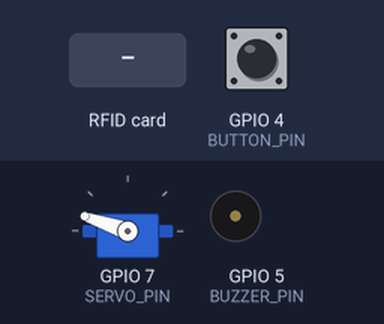
Simulated run of this sketch. Board: ESP32. Shown: servo, buzzer (waves = sounding). The inputs (shaded band) are chosen by the test bench; at power-on: GPIO 4 (BUTTON_PIN) LOW. WiFi joins after 1.5 s; servers stay silent unless stated; what the sketch prints to the serial monitor is not drawn.

Above: at 2.9 s.
3.0 s: RFID card 5E 7A 19 C4 held to the reader
At 3.94 s:
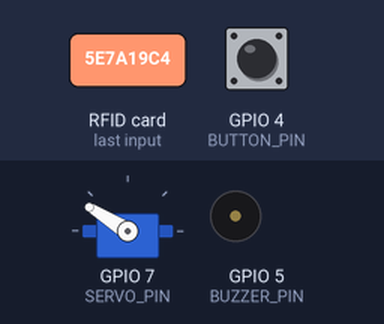
At 5.9 s:
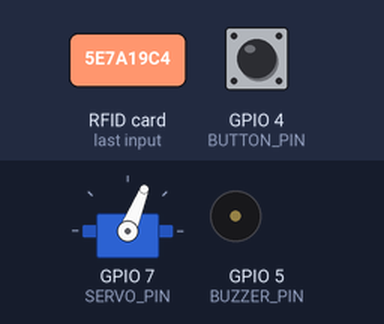
6.0 s: RFID card 5E 7A 19 C4 held to the reader
At 9.0 s:
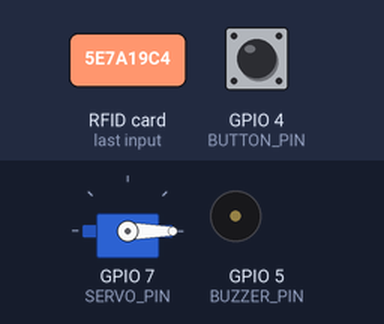
Timing chart, 0 to 10.5 s (numbered marks = the images above; inputs shaded):
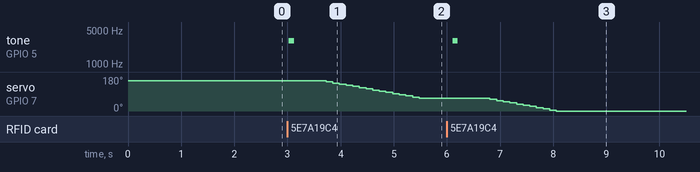

Measured:
- after the input at 3.0 s, tone on GPIO 5 (BUZZER_PIN): silent → 3000 Hz at once, → silent 0.10 s later; servo on GPIO 7 (SERVO_PIN): moves from 161° to 68° over 1.8 s, starting after 0.73 s
- after the input at 6.0 s, tone on GPIO 5 (BUZZER_PIN): silent → 3000 Hz after 0.11 s, → silent 0.10 s later

The sketch:

edge_elevator_done.ino
```cpp
/*

최종 프로젝트 edge_elevator_arduino
버튼 + 부저 + RFID + 서보모터

원래 있던 Wifi 예제 +
ESP32 WiFi 클라이언트 테스트
아두이노 우노 + ESP8266 코드를 아두이노 나노 ESP32용으로 변환

*/

#define AP_SSID "embA"
#define AP_PASS "embA1234"
#define SERVER_NAME "10.10.14.72"
#define SERVER_PORT 5000

#define BUTTON_PIN    4
#define BUZZER_PIN    5
#define SERVO_PIN     7
#define RST_PIN       9       // RFID RST
#define SS_PIN        10      // RFID SS

#define CMD_SIZE 50
#define BUTTON_DEBOUNCE_DELAY 1000
#define SERVO_INTERVAL 1500  // 1.5초
#define SERVO_DELAY 7000     // 5초
#define STEP_INTERVAL 100     // 50ms마다 서보 위치 변경
#define START_POSITION 2200  // 게이트 닫힘 (시작 위치)
#define END_POSITION 1240    // 게이트 열림 (끝 위치)

#include <SPI.h>
#include <MFRC522.h>
#include <WiFi.h>     // ESP32용 WiFi 라이브러리
#include <ESP32Servo.h>  // 서보 라이브러리 포함

int buttonState = 0;  // variable for reading the pushbutton status
unsigned long lastPressTime = 0;  // 마지막 버튼 눌림 시간
unsigned long previousMillis  = 0;  // 마지막 버튼 눌림 시간
unsigned long buttonDebounceDelay = BUTTON_DEBOUNCE_DELAY; // 디바운싱 시간
bool servoMoving = false;  // 서보가 회전 중인지 여부
int currentPosition = START_POSITION;  // 현재 서보 위치
int step = (START_POSITION - END_POSITION) / (SERVO_INTERVAL / STEP_INTERVAL);  // 위치 변경 스텝

char sendBuf[CMD_SIZE];
char tmpBuf[CMD_SIZE];

MFRC522 mfrc522(SS_PIN, RST_PIN);  // Create MFRC522 instance
WiFiClient client;  // ESP32용 WiFi 클라이언트
Servo myServo;  // 서보 객체 생성

void setup() {
  pinMode(BUTTON_PIN, INPUT);
  pinMode(BUZZER_PIN, OUTPUT);
  Serial.begin(115200); // ESP32는 더 높은 보드레이트 사용
  Serial.println("ESP32 시작...");

  wifi_Setup();
  rfid_setup();
  servo_setup();
}

void loop() {

unsigned long currentMillis = millis();

if(currentMillis - previousMillis > SERVO_DELAY && servoMoving == false && currentPosition <= START_POSITION) // 문 닫기
{
  currentPosition += step;  // 서보가 시작 위치로 돌아가도록 이동
  myServo.writeMicroseconds(currentPosition);  // 서보 위치 설정

}

if(currentMillis - previousMillis < SERVO_DELAY && servoMoving == true) // 문 열기
{
  currentPosition -= step;  // 서보가 끝 위치로 가도록 이동
  myServo.writeMicroseconds(currentPosition);  // 서보 위치 설정
  if(currentPosition == END_POSITION)
  {
    servoMoving = false;
  }
  Serial.println(currentPosition);
}

buttonState = digitalRead(BUTTON_PIN);

if (buttonState == HIGH && (millis() - lastPressTime) > buttonDebounceDelay) {
  memset(sendBuf, 0, CMD_SIZE);  // 버퍼 초기화 추가
  sprintf(sendBuf, "BUTTON_PRESSED");
  Serial.println("BUTTON_PRESSED");
  client.print(sendBuf);  // ESP32의 client.write 대신 client.print 사용
  client.flush();
  lastPressTime = millis();
}

// RFID 카드가 리더기 근처에 있는지 확인
if (!mfrc522.PICC_IsNewCardPresent()) {
  //Serial.println("No new card detected.");
  delay(100);  // 짧게 대기
  return;
}

// RFID 카드의 정보를 읽는다
if (!mfrc522.PICC_ReadCardSerial()) {
  Serial.println("Failed to read card serial.");
  delay(100);  // 짧게 대기
  return;
}

tone(BUZZER_PIN, 3000);
delay(100);
noTone(BUZZER_PIN);
delay(100);

myServo.detach();
myServo.attach(SERVO_PIN);
previousMillis = currentMillis;
servoMoving = true;

memset(sendBuf, 0, CMD_SIZE);  // 버퍼 초기화 추가

// UID 값 출력
for (byte i = 0; i < mfrc522.uid.size; i++) {
  sprintf(tmpBuf, "%02X", mfrc522.uid.uidByte[i]);
  // Serial.print(tmpBuf);
  strcat(sendBuf, tmpBuf);
  strcat(sendBuf, " ");
}
Serial.println(sendBuf);
client.print(sendBuf);  // ESP32의 client.write 대신 client.print 사용
client.flush();  // 버퍼 플러시
memset(sendBuf, 0, CMD_SIZE);  // 버퍼 크기 수정
delay(500);
Serial.println("End of loop.");
}

void rfid_setup() {
  SPI.begin();         // Init SPI bus
  mfrc522.PCD_Init();  // Init MFRC522
  delay(10);            // Optional delay. Some board do need more time after init to be ready, see Readme
  mfrc522.PCD_DumpVersionToSerial();   // Show details of PCD - MFRC522 Card Reader details
}

void servo_setup() {
  myServo.attach(SERVO_PIN);  // 서보모터를 7번 핀에 연결
  myServo.writeMicroseconds(START_POSITION);  // 서보를 초기화
  delay(10);
}

void wifi_Setup() {
  wifi_Init();
  server_Connect();
}

void wifi_Init() {
  WiFi.begin(AP_SSID, AP_PASS);
  // WiFi 연결 대기
  while (WiFi.status() != WL_CONNECTED) {
    delay(500);
    Serial.print(".");
  }
}

int server_Connect() {
  if (client.connect(SERVER_NAME, SERVER_PORT)) {
    client.print("arduino");
    return 1;
  }
  else {
    return 0;
  }
}
```
